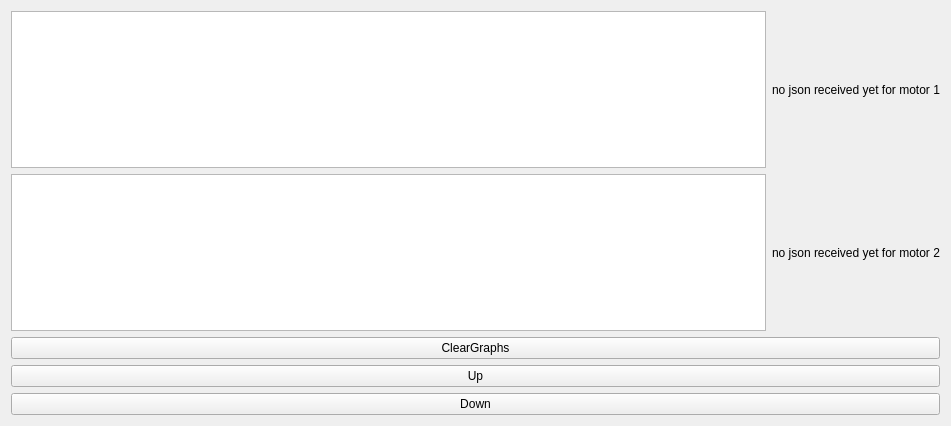
<?xml version="1.0" encoding="UTF-8"?>
<ui version="4.0">
 <class>pidTuner</class>
 <widget class="QWidget" name="pidTuner">
  <property name="geometry">
   <rect>
    <x>0</x>
    <y>0</y>
    <width>951</width>
    <height>426</height>
   </rect>
  </property>
  <property name="sizePolicy">
   <sizepolicy hsizetype="Expanding" vsizetype="Expanding">
    <horstretch>0</horstretch>
    <verstretch>0</verstretch>
   </sizepolicy>
  </property>
  <property name="windowTitle">
   <string>Form</string>
  </property>
  <layout class="QGridLayout" name="gridLayout">
   <item row="3" column="0">
    <widget class="QPushButton" name="downButton">
     <property name="text">
      <string>Down</string>
     </property>
    </widget>
   </item>
   <item row="0" column="0">
    <layout class="QHBoxLayout" name="horizontalLayout_2" stretch="1,0">
     <item>
      <layout class="QVBoxLayout" name="plotLayout">
       <property name="sizeConstraint">
        <enum>QLayout::SetDefaultConstraint</enum>
       </property>
       <item>
        <widget class="QGraphicsView" name="plotMotor1">
         <property name="sizePolicy">
          <sizepolicy hsizetype="Expanding" vsizetype="Expanding">
           <horstretch>0</horstretch>
           <verstretch>0</verstretch>
          </sizepolicy>
         </property>
        </widget>
       </item>
       <item>
        <widget class="QGraphicsView" name="plotMotor2"/>
       </item>
      </layout>
     </item>
     <item>
      <layout class="QVBoxLayout" name="verticalLayout_2">
       <item>
        <widget class="QLabel" name="jsonMotor1">
         <property name="sizePolicy">
          <sizepolicy hsizetype="Minimum" vsizetype="Preferred">
           <horstretch>0</horstretch>
           <verstretch>0</verstretch>
          </sizepolicy>
         </property>
         <property name="text">
          <string>no json received yet for motor 1</string>
         </property>
        </widget>
       </item>
       <item>
        <widget class="QLabel" name="jsonMotor2">
         <property name="sizePolicy">
          <sizepolicy hsizetype="Minimum" vsizetype="Preferred">
           <horstretch>0</horstretch>
           <verstretch>0</verstretch>
          </sizepolicy>
         </property>
         <property name="text">
          <string>no json received yet for motor 2</string>
         </property>
        </widget>
       </item>
      </layout>
     </item>
    </layout>
   </item>
   <item row="1" column="0">
    <widget class="QPushButton" name="pushButton">
     <property name="text">
      <string>ClearGraphs</string>
     </property>
    </widget>
   </item>
   <item row="2" column="0">
    <widget class="QPushButton" name="upButton">
     <property name="text">
      <string>Up</string>
     </property>
    </widget>
   </item>
  </layout>
 </widget>
 <resources/>
 <connections/>
</ui>
